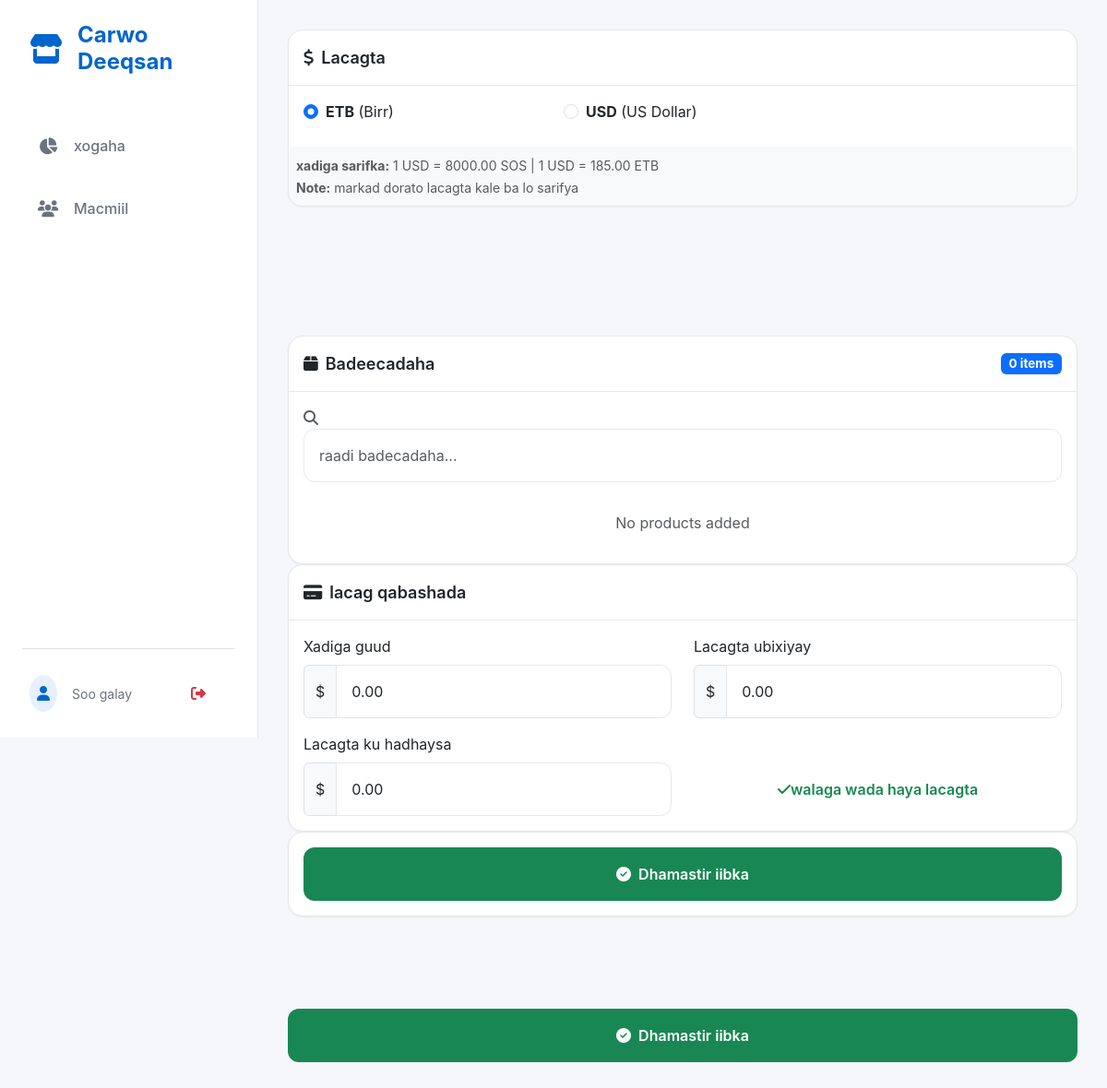
Page /sales/create/ on the earlier database version.
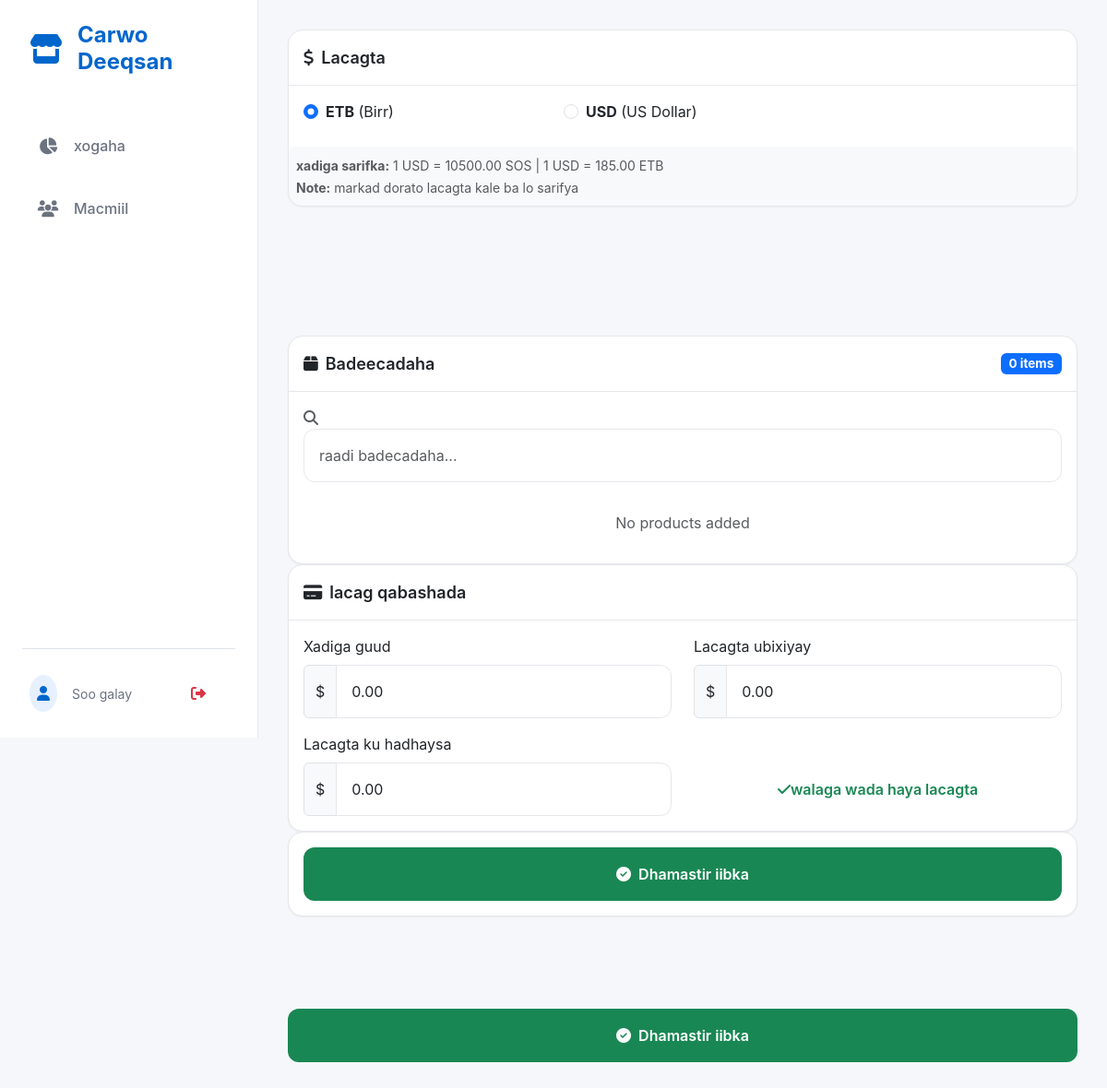
Same page on the later database version.
### core/models.py (models this page shows, shortened)
class CurrencySettings(models.Model):
    usd_to_sos_rate = models.DecimalField(
        max_digits=10,
        decimal_places=2,
        default=8000.00,
        verbose_name="USD to SOS Exchange Rate"
    )
    sos_to_usd_rate = models.DecimalField(
        max_digits=10,
        decimal_places=6,
        default=0.000125,
        verbose_name="SOS to USD Exchange Rate"
    )
    usd_to_etb_rate = models.DecimalField(
        max_digits=10,
        decimal_places=2,
        default=100.00,
        verbose_name="USD to ETB Exchange Rate"
    )
    etb_to_usd_rate = models.DecimalField(
        max_digits=10,
        decimal_places=6,
        default=0.01,
        verbose_name="ETB to USD Exchange Rate"
    )
    date_updated = models.DateTimeField(auto_now=True)
    updated_by = models.ForeignKey(User, on_delete=models.SET_NULL, null=True)
    class Meta:
        verbose_name = "Currency Setting"
        verbose_name_plural = "Currency Settings"

### core/views.py (the view, shortened to what this page needs)
# urls.py: path('sales/create/', views.create_sale, name='create_sale'),
def create_sale(request):
    print("=== LOADING SALE FORM ===")
    currency_settings = CurrencySettings.objects.first()
    context = {
        'currency_settings': currency_settings,
    }
    return render(request, 'core/create_sale.html', context)

### core/permissions_policy.py (called while the page is built)
    def process_response(self, request, response):
        existing = response.get('Permissions-Policy')
        policy = "camera=(self)"
        if existing:
            if 'camera=' not in existing:
                response['Permissions-Policy'] = f"{existing}, {policy}"
        else:
            response['Permissions-Policy'] = policy
        return response

### core/templates/core/create_sale.html (shortened to what the changed rows need)
{% extends 'core/base.html' %}
{% load crispy_forms_tags %}
{% block content %}
<div class="container-fluid p-0">
    <form method="post" id="saleForm">
        <div class="card">
            <div class="row mt-2">
                <div class="col-12">
                    <div class="p-2 bg-light rounded">
                        <small class="text-muted">
                            <strong>xadiga sarifka:</strong> 1 USD = {{ currency_settings.usd_to_sos_rate }} SOS | 1 USD
                            = {{ currency_settings.usd_to_etb_rate }} ETB<br>
                            <strong>Note:</strong> markad dorato lacagta kale ba lo sarifya
                        </small>
                    </div>
                </div>
            </div>
        </div>
</div>
</div>
{% endblock %}

Differences in the rows shown:
changed CurrencySettings: usd_to_sos_rate "8000.00" → "10500.00"
